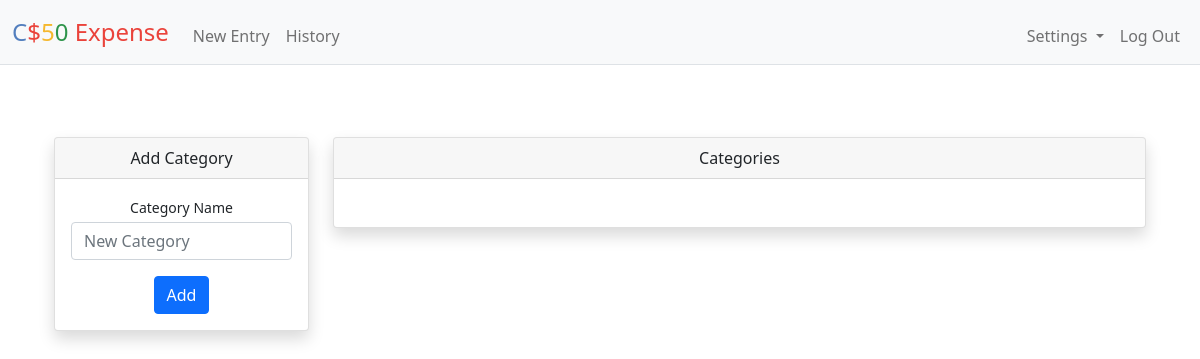
The app's page /personalize (signed in), older data.
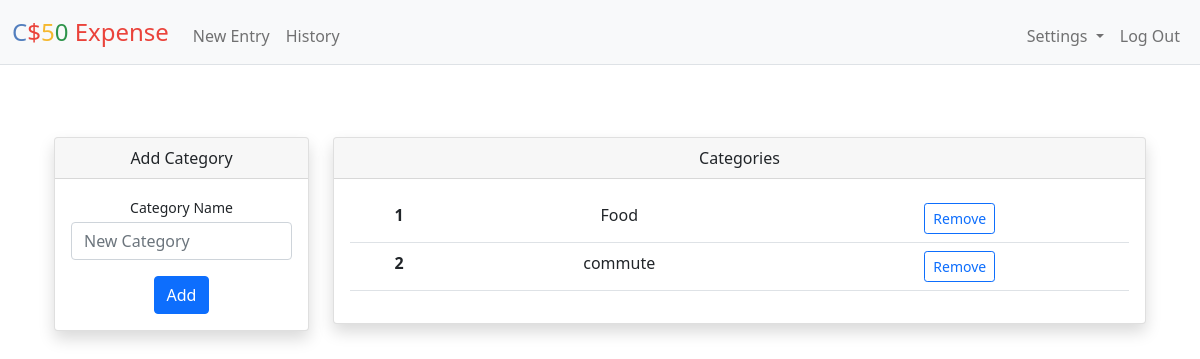
The same page, newer data.
### tables this page shows
CREATE TABLE categories (
    id INTEGER PRIMARY KEY AUTOINCREMENT NOT NULL,
    category TEXT NOT NULL,
    user_id INTEGER NOT NULL,
    FOREIGN KEY (user_id) REFERENCES users (id)
);

### app.py (the view)
@app.route("/personalize", methods=["GET", "POST"])
@login_required
def personalize():
    cat = db.execute("SELECT id, category FROM categories WHERE user_id=?", session["user_id"])
    try:
        cat = pd.DataFrame.from_dict(cat).sort_values(['category']).reset_index()
    except:
        cat = pd.DataFrame.from_dict(cat)
        cat['category'] = None
    if request.method == "POST":
        if 'remove_button' in request.form:
            id = request.form['remove_button']
            db_id = db.execute("SELECT * FROM categories WHERE user_id=? AND id=?", session["user_id"], id)
            if len(db_id) == 0:
                return apology("category doesn't exist", 400)
            db.execute("DELETE FROM categories WHERE id=?", id)
            flash('Category successfully removed')
            return redirect("/personalize")
        elif 'add_button' in request.form:
            if not request.form.get("category"):
                return apology("please add a category", 400)
            if request.form.get("category") in cat['category'].unique():
                return apology("category already exists", 400)
            db.execute("INSERT INTO categories (category,user_id) VALUES (?,?)"
                        , request.form.get("category"), session["user_id"])
            return redirect("/personalize")
        else:
            return apology("illegal entry", 400)
    else:
        cat = cat.to_dict('records')
        return render_template("personalize.html", cat=cat)

### app.py (called while the page is built)
@app.after_request
def after_request(response):
    response.headers["Cache-Control"] = "no-cache, no-store, must-revalidate"
    response.headers["Expires"] = 0
    response.headers["Pragma"] = "no-cache"
    return response

### helpers.py (called while the page is built)
def login_required(f):
    @wraps(f)
    def decorated_function(*args, **kwargs):
        if session.get("user_id") is None:
            return redirect("/login")
        return f(*args, **kwargs)
    return decorated_function

### templates/personalize.html (shortened to what this page needs)
{% extends "layout.html" %}
{% block main %}
  <div class="container-sm px-4 mt-4">
    <div class="row">
      <div class="col-xl-3">
        <div class="card mb-3 shadow">
          <div class="card-header">Add Category</div>
          <div class="card-body">
            <form action="/personalize" method="post">
              <div class="mb-3">
                <label class="small mb-1" for="category">Category Name</label>
                <input class="form-control" id="category" name="category" type="text" placeholder="New Category" required>
              </div>
              <button class="btn btn-primary" type="submit" name="add_button" value="add_button">Add</button>
            </form>
          </div>
        </div>
      </div>
      <div class="col-xl-9">
        <div class="card mb-3 shadow">
          <div class="card-header">Categories</div>
          <div class="card-body">
            <form action="/personalize" method="post">
              <table class="table">
                <tbody>
                  {% for item in cat %}
                  <tr>
                  <th scope="row">{{loop.index}}</th>
                  <td>{{item.category|e}}</td>
                  <td>
                    <button type="button" class="btn btn-outline-primary btn-sm" data-bs-toggle="modal" data-bs-target="#refid{{item.id|e}}">Remove</button>
                  </td>
                  </tr>
                  {% endfor %}
                </tbody>
              </table>
            </form>
          </div>
        </div>
      </div>
    </div>
  </div>
{% endblock %}

Row changes from the older to the newer data that the page shows:
added categories: category "Food"
added categories: category "commute"
